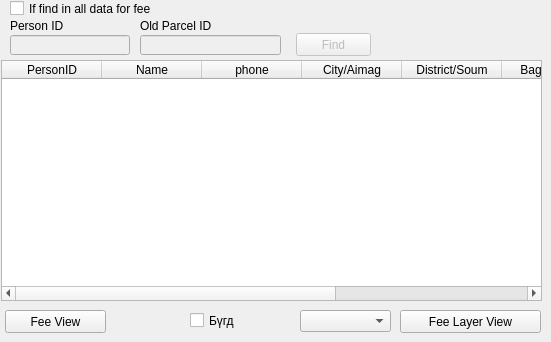
      <widget class="QWidget" name="tab_5">
       <attribute name="title">
        <string>Fee</string>
       </attribute>
       <widget class="QPushButton" name="fee_view_button">
        <property name="geometry">
         <rect>
          <x>5</x>
          <y>310</y>
          <width>101</width>
          <height>23</height>
         </rect>
        </property>
        <property name="text">
         <string>Fee View</string>
        </property>
       </widget>
       <widget class="QTableWidget" name="fee_info_twidget">
        <property name="geometry">
         <rect>
          <x>1</x>
          <y>60</y>
          <width>541</width>
          <height>241</height>
         </rect>
        </property>
        <column>
         <property name="text">
          <string>PersonID</string>
         </property>
        </column>
        <column>
         <property name="text">
          <string>Name</string>
         </property>
        </column>
        <column>
         <property name="text">
          <string>phone</string>
         </property>
        </column>
        <column>
         <property name="text">
          <string>City/Aimag</string>
         </property>
        </column>
        <column>
         <property name="text">
          <string>District/Soum</string>
         </property>
        </column>
        <column>
         <property name="text">
          <string>Bag/Khoroo</string>
         </property>
        </column>
        <column>
         <property name="text">
          <string>Street</string>
         </property>
        </column>
        <column>
         <property name="text">
          <string>Khashaa</string>
         </property>
        </column>
       </widget>
       <widget class="QPushButton" name="fee_find_button">
        <property name="enabled">
         <bool>false</bool>
        </property>
        <property name="geometry">
         <rect>
          <x>296</x>
          <y>33</y>
          <width>75</width>
          <height>23</height>
         </rect>
        </property>
        <property name="text">
         <string>Find</string>
        </property>
       </widget>
       <widget class="QLineEdit" name="fee_person_id_edit">
        <property name="enabled">
         <bool>false</bool>
        </property>
        <property name="geometry">
         <rect>
          <x>10</x>
          <y>35</y>
          <width>120</width>
          <height>20</height>
         </rect>
        </property>
       </widget>
       <widget class="QLineEdit" name="fee_old_parcel_id_edit">
        <property name="enabled">
         <bool>false</bool>
        </property>
        <property name="geometry">
         <rect>
          <x>140</x>
          <y>35</y>
          <width>141</width>
          <height>20</height>
         </rect>
        </property>
       </widget>
       <widget class="QCheckBox" name="checkBox_5">
        <property name="geometry">
         <rect>
          <x>10</x>
          <y>0</y>
          <width>351</width>
          <height>17</height>
         </rect>
        </property>
        <property name="text">
         <string>If find in all data for fee</string>
        </property>
       </widget>
       <widget class="QLabel" name="label_9">
        <property name="geometry">
         <rect>
          <x>10</x>
          <y>18</y>
          <width>121</width>
          <height>16</height>
         </rect>
        </property>
        <property name="text">
         <string>Person ID</string>
        </property>
       </widget>
       <widget class="QLabel" name="label_10">
        <property name="geometry">
         <rect>
          <x>140</x>
          <y>18</y>
          <width>231</width>
          <height>16</height>
         </rect>
        </property>
        <property name="text">
         <string>Old Parcel ID</string>
        </property>
       </widget>
       <widget class="QPushButton" name="fee_layer_view_button">
        <property name="geometry">
         <rect>
          <x>400</x>
          <y>310</y>
          <width>141</width>
          <height>23</height>
         </rect>
        </property>
        <property name="text">
         <string>Fee Layer View</string>
        </property>
       </widget>
       <widget class="QComboBox" name="fee_year_layer_cbox">
        <property name="geometry">
         <rect>
          <x>300</x>
          <y>310</y>
          <width>91</width>
          <height>22</height>
         </rect>
        </property>
       </widget>
       <widget class="QCheckBox" name="all_fee_chbox">
        <property name="geometry">
         <rect>
          <x>190</x>
          <y>312</y>
          <width>111</width>
          <height>17</height>
         </rect>
        </property>
        <property name="text">
         <string>Бүгд</string>
        </property>
       </widget>
      </widget>
